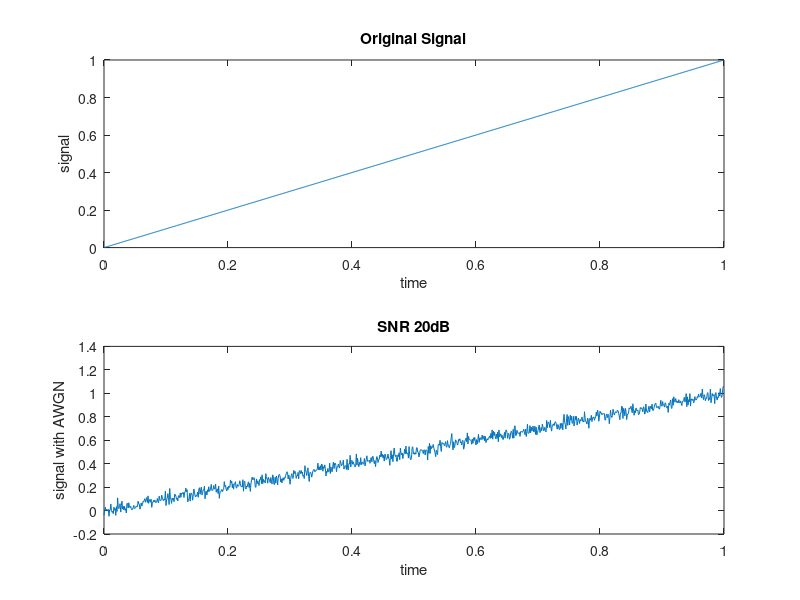

Source code (MATLAB):
clc;
clear all;
close all;

%Parameters
Fs=1000; %sampling frequency
T=1;     %signal duration
t=0:1/Fs:T-1/Fs; %Time Vector

%Signal generation
unitstep = t>=0;
signal= t.*unitstep;

%Noise Generation
SNR_dB=20;
noise_power= var(signal)/(10^(SNR_dB/10));
noise= sqrt(noise_power)* randn(size(t));


%Add noise to signal
noisy_signal1= signal+noise;
noisy_signal2= awgn(signal,SNR_dB);

subplot(2,1,1);
plot(t,signal);
title('Original Signal');
xlabel('time');
ylabel('signal');
subplot(2,1,2);
plot(t,noisy_signal1);
title('SNR 20dB');
xlabel('time');
ylabel('signal with AWGN');